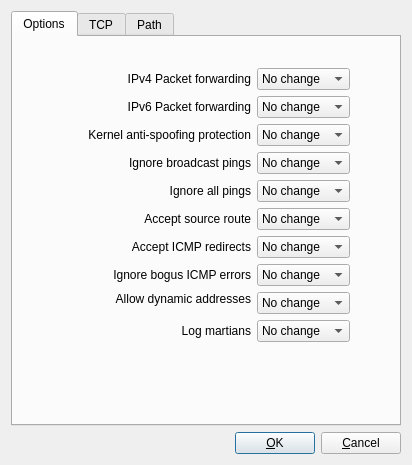
<ui version="4.0" >
 <class>linux24AdvancedDialog_q</class>
 <widget class="QDialog" name="linux24AdvancedDialog_q" >
  <property name="geometry" >
   <rect>
    <x>0</x>
    <y>0</y>
    <width>412</width>
    <height>465</height>
   </rect>
  </property>
  <property name="windowTitle" >
   <string>Linux 2.4: advanced settings</string>
  </property>
  <layout class="QGridLayout" >
   <property name="leftMargin" >
    <number>11</number>
   </property>
   <property name="topMargin" >
    <number>11</number>
   </property>
   <property name="rightMargin" >
    <number>11</number>
   </property>
   <property name="bottomMargin" >
    <number>11</number>
   </property>
   <property name="horizontalSpacing" >
    <number>6</number>
   </property>
   <property name="verticalSpacing" >
    <number>6</number>
   </property>
   <item row="1" column="0" >
    <layout class="QHBoxLayout" >
     <property name="spacing" >
      <number>6</number>
     </property>
     <property name="leftMargin" >
      <number>0</number>
     </property>
     <property name="topMargin" >
      <number>0</number>
     </property>
     <property name="rightMargin" >
      <number>0</number>
     </property>
     <property name="bottomMargin" >
      <number>0</number>
     </property>
     <item>
      <spacer>
       <property name="orientation" >
        <enum>Qt::Horizontal</enum>
       </property>
       <property name="sizeType" >
        <enum>QSizePolicy::Expanding</enum>
       </property>
       <property name="sizeHint" >
        <size>
         <width>20</width>
         <height>20</height>
        </size>
       </property>
      </spacer>
     </item>
     <item>
      <widget class="QPushButton" name="buttonOk" >
       <property name="text" >
        <string>&amp;OK</string>
       </property>
       <property name="shortcut" >
        <string/>
       </property>
       <property name="autoDefault" >
        <bool>true</bool>
       </property>
       <property name="default" >
        <bool>true</bool>
       </property>
      </widget>
     </item>
     <item>
      <widget class="QPushButton" name="buttonCancel" >
       <property name="text" >
        <string>&amp;Cancel</string>
       </property>
       <property name="shortcut" >
        <string/>
       </property>
       <property name="autoDefault" >
        <bool>true</bool>
       </property>
      </widget>
     </item>
    </layout>
   </item>
   <item row="0" column="0" >
    <widget class="QTabWidget" name="tabWidget3" >
     <property name="tabShape" >
      <enum>QTabWidget::Rounded</enum>
     </property>
     <property name="currentIndex" >
      <number>0</number>
     </property>
     <widget class="QWidget" name="tab0" >
      <attribute name="title" >
       <string>Options</string>
      </attribute>
      <layout class="QGridLayout" >
       <item row="0" column="0" colspan="2" >
        <spacer>
         <property name="orientation" >
          <enum>Qt::Vertical</enum>
         </property>
         <property name="sizeType" >
          <enum>QSizePolicy::Fixed</enum>
         </property>
         <property name="sizeHint" >
          <size>
           <width>20</width>
           <height>20</height>
          </size>
         </property>
        </spacer>
       </item>
       <item row="1" column="0" colspan="2" >
        <widget class="QLabel" name="label368" >
         <property name="text" >
          <string>IPv4 Packet forwarding</string>
         </property>
         <property name="alignment" >
          <set>Qt::AlignRight|Qt::AlignTrailing|Qt::AlignVCenter</set>
         </property>
         <property name="wordWrap" >
          <bool>false</bool>
         </property>
        </widget>
       </item>
       <item row="1" column="2" >
        <widget class="QComboBox" name="linux24_ip_forward" >
         <item>
          <property name="text" >
           <string>No change</string>
          </property>
         </item>
         <item>
          <property name="text" >
           <string>On</string>
          </property>
         </item>
         <item>
          <property name="text" >
           <string>Off</string>
          </property>
         </item>
        </widget>
       </item>
       <item rowspan="7" row="1" column="3" >
        <spacer>
         <property name="orientation" >
          <enum>Qt::Horizontal</enum>
         </property>
         <property name="sizeType" >
          <enum>QSizePolicy::Expanding</enum>
         </property>
         <property name="sizeHint" >
          <size>
           <width>40</width>
           <height>150</height>
          </size>
         </property>
        </spacer>
       </item>
       <item row="2" column="0" colspan="2" >
        <widget class="QLabel" name="label368_2" >
         <property name="text" >
          <string>IPv6 Packet forwarding</string>
         </property>
         <property name="alignment" >
          <set>Qt::AlignRight|Qt::AlignTrailing|Qt::AlignVCenter</set>
         </property>
         <property name="wordWrap" >
          <bool>false</bool>
         </property>
        </widget>
       </item>
       <item row="2" column="2" >
        <widget class="QComboBox" name="linux24_ipv6_forward" >
         <item>
          <property name="text" >
           <string>No change</string>
          </property>
         </item>
         <item>
          <property name="text" >
           <string>On</string>
          </property>
         </item>
         <item>
          <property name="text" >
           <string>Off</string>
          </property>
         </item>
        </widget>
       </item>
       <item row="3" column="0" colspan="2" >
        <widget class="QLabel" name="label369" >
         <property name="text" >
          <string>Kernel anti-spoofing protection</string>
         </property>
         <property name="alignment" >
          <set>Qt::AlignRight|Qt::AlignTrailing|Qt::AlignVCenter</set>
         </property>
         <property name="wordWrap" >
          <bool>false</bool>
         </property>
        </widget>
       </item>
       <item row="3" column="2" >
        <widget class="QComboBox" name="linux24_rp_filter" >
         <item>
          <property name="text" >
           <string>No change</string>
          </property>
         </item>
         <item>
          <property name="text" >
           <string>On</string>
          </property>
         </item>
         <item>
          <property name="text" >
           <string>Off</string>
          </property>
         </item>
        </widget>
       </item>
       <item row="4" column="0" colspan="2" >
        <widget class="QLabel" name="label370" >
         <property name="text" >
          <string>Ignore broadcast pings</string>
         </property>
         <property name="alignment" >
          <set>Qt::AlignRight|Qt::AlignTrailing|Qt::AlignVCenter</set>
         </property>
         <property name="wordWrap" >
          <bool>false</bool>
         </property>
        </widget>
       </item>
       <item row="4" column="2" >
        <widget class="QComboBox" name="linux24_icmp_echo_ignore_broadcasts" >
         <item>
          <property name="text" >
           <string>No change</string>
          </property>
         </item>
         <item>
          <property name="text" >
           <string>On</string>
          </property>
         </item>
         <item>
          <property name="text" >
           <string>Off</string>
          </property>
         </item>
        </widget>
       </item>
       <item row="5" column="0" colspan="2" >
        <widget class="QLabel" name="label386" >
         <property name="text" >
          <string>Ignore all pings</string>
         </property>
         <property name="alignment" >
          <set>Qt::AlignRight|Qt::AlignTrailing|Qt::AlignVCenter</set>
         </property>
         <property name="wordWrap" >
          <bool>false</bool>
         </property>
        </widget>
       </item>
       <item row="5" column="2" >
        <widget class="QComboBox" name="linux24_icmp_echo_ignore_all" >
         <item>
          <property name="text" >
           <string>No change</string>
          </property>
         </item>
         <item>
          <property name="text" >
           <string>On</string>
          </property>
         </item>
         <item>
          <property name="text" >
           <string>Off</string>
          </property>
         </item>
        </widget>
       </item>
       <item row="6" column="0" colspan="2" >
        <widget class="QLabel" name="label371" >
         <property name="text" >
          <string>Accept source route</string>
         </property>
         <property name="alignment" >
          <set>Qt::AlignRight|Qt::AlignTrailing|Qt::AlignVCenter</set>
         </property>
         <property name="wordWrap" >
          <bool>false</bool>
         </property>
        </widget>
       </item>
       <item row="6" column="2" >
        <widget class="QComboBox" name="linux24_accept_source_route" >
         <item>
          <property name="text" >
           <string>No change</string>
          </property>
         </item>
         <item>
          <property name="text" >
           <string>On</string>
          </property>
         </item>
         <item>
          <property name="text" >
           <string>Off</string>
          </property>
         </item>
        </widget>
       </item>
       <item row="7" column="0" colspan="2" >
        <widget class="QLabel" name="label373" >
         <property name="text" >
          <string>Accept ICMP redirects</string>
         </property>
         <property name="alignment" >
          <set>Qt::AlignRight|Qt::AlignTrailing|Qt::AlignVCenter</set>
         </property>
         <property name="wordWrap" >
          <bool>false</bool>
         </property>
        </widget>
       </item>
       <item row="7" column="2" >
        <widget class="QComboBox" name="linux24_accept_redirects" >
         <item>
          <property name="text" >
           <string>No change</string>
          </property>
         </item>
         <item>
          <property name="text" >
           <string>On</string>
          </property>
         </item>
         <item>
          <property name="text" >
           <string>Off</string>
          </property>
         </item>
        </widget>
       </item>
       <item row="8" column="0" colspan="2" >
        <widget class="QLabel" name="label374" >
         <property name="text" >
          <string>Ignore bogus ICMP errors</string>
         </property>
         <property name="alignment" >
          <set>Qt::AlignRight|Qt::AlignTrailing|Qt::AlignVCenter</set>
         </property>
         <property name="wordWrap" >
          <bool>false</bool>
         </property>
        </widget>
       </item>
       <item row="8" column="2" >
        <widget class="QComboBox" name="linux24_icmp_ignore_bogus_error_responses" >
         <item>
          <property name="text" >
           <string>No change</string>
          </property>
         </item>
         <item>
          <property name="text" >
           <string>On</string>
          </property>
         </item>
         <item>
          <property name="text" >
           <string>Off</string>
          </property>
         </item>
        </widget>
       </item>
       <item row="9" column="0" colspan="2" >
        <widget class="QLabel" name="label375" >
         <property name="text" >
          <string>Allow dynamic addresses</string>
         </property>
         <property name="alignment" >
          <set>Qt::AlignRight|Qt::AlignTrailing|Qt::AlignVCenter</set>
         </property>
         <property name="wordWrap" >
          <bool>false</bool>
         </property>
        </widget>
       </item>
       <item rowspan="2" row="9" column="2" >
        <widget class="QComboBox" name="linux24_ip_dynaddr" >
         <item>
          <property name="text" >
           <string>No change</string>
          </property>
         </item>
         <item>
          <property name="text" >
           <string>On</string>
          </property>
         </item>
         <item>
          <property name="text" >
           <string>Off</string>
          </property>
         </item>
        </widget>
       </item>
       <item rowspan="3" row="10" column="0" >
        <spacer>
         <property name="orientation" >
          <enum>Qt::Horizontal</enum>
         </property>
         <property name="sizeType" >
          <enum>QSizePolicy::Fixed</enum>
         </property>
         <property name="sizeHint" >
          <size>
           <width>151</width>
           <height>20</height>
          </size>
         </property>
        </spacer>
       </item>
       <item row="11" column="1" >
        <widget class="QLabel" name="label380" >
         <property name="text" >
          <string>Log martians</string>
         </property>
         <property name="alignment" >
          <set>Qt::AlignRight|Qt::AlignTrailing|Qt::AlignVCenter</set>
         </property>
         <property name="wordWrap" >
          <bool>false</bool>
         </property>
        </widget>
       </item>
       <item row="11" column="2" >
        <widget class="QComboBox" name="linux24_log_martians" >
         <item>
          <property name="text" >
           <string>No change</string>
          </property>
         </item>
         <item>
          <property name="text" >
           <string>On</string>
          </property>
         </item>
         <item>
          <property name="text" >
           <string>Off</string>
          </property>
         </item>
        </widget>
       </item>
       <item row="12" column="2" >
        <spacer>
         <property name="orientation" >
          <enum>Qt::Vertical</enum>
         </property>
         <property name="sizeType" >
          <enum>QSizePolicy::Expanding</enum>
         </property>
         <property name="sizeHint" >
          <size>
           <width>93</width>
           <height>21</height>
          </size>
         </property>
        </spacer>
       </item>
      </layout>
     </widget>
     <widget class="QWidget" name="tab1" >
      <attribute name="title" >
       <string>TCP</string>
      </attribute>
      <layout class="QGridLayout" >
       <property name="leftMargin" >
        <number>6</number>
       </property>
       <property name="topMargin" >
        <number>6</number>
       </property>
       <property name="rightMargin" >
        <number>6</number>
       </property>
       <property name="bottomMargin" >
        <number>6</number>
       </property>
       <property name="horizontalSpacing" >
        <number>6</number>
       </property>
       <property name="verticalSpacing" >
        <number>6</number>
       </property>
       <item row="1" column="0" colspan="4" >
        <widget class="QLabel" name="network_tab_txt2" >
         <property name="text" >
          <string>These parameters make sense for connections to or from the firewall host</string>
         </property>
         <property name="alignment" >
          <set>Qt::AlignCenter</set>
         </property>
         <property name="wordWrap" >
          <bool>true</bool>
         </property>
        </widget>
       </item>
       <item row="0" column="1" >
        <spacer>
         <property name="orientation" >
          <enum>Qt::Vertical</enum>
         </property>
         <property name="sizeType" >
          <enum>QSizePolicy::Fixed</enum>
         </property>
         <property name="sizeHint" >
          <size>
           <width>20</width>
           <height>20</height>
          </size>
         </property>
        </spacer>
       </item>
       <item row="10" column="2" >
        <spacer>
         <property name="orientation" >
          <enum>Qt::Vertical</enum>
         </property>
         <property name="sizeType" >
          <enum>QSizePolicy::Expanding</enum>
         </property>
         <property name="sizeHint" >
          <size>
           <width>20</width>
           <height>30</height>
          </size>
         </property>
        </spacer>
       </item>
       <item rowspan="3" row="2" column="3" >
        <spacer>
         <property name="orientation" >
          <enum>Qt::Horizontal</enum>
         </property>
         <property name="sizeType" >
          <enum>QSizePolicy::Expanding</enum>
         </property>
         <property name="sizeHint" >
          <size>
           <width>100</width>
           <height>50</height>
          </size>
         </property>
        </spacer>
       </item>
       <item row="10" column="0" >
        <spacer>
         <property name="orientation" >
          <enum>Qt::Horizontal</enum>
         </property>
         <property name="sizeType" >
          <enum>QSizePolicy::Fixed</enum>
         </property>
         <property name="sizeHint" >
          <size>
           <width>150</width>
           <height>20</height>
          </size>
         </property>
        </spacer>
       </item>
       <item row="2" column="1" colspan="2" >
        <widget class="QSpinBox" name="linux24_tcp_fin_timeout" >
         <property name="minimum" >
          <number>0</number>
         </property>
         <property name="maximum" >
          <number>1000</number>
         </property>
         <property name="value" >
          <number>30</number>
         </property>
        </widget>
       </item>
       <item row="3" column="1" colspan="2" >
        <widget class="QSpinBox" name="linux24_tcp_keepalive_interval" >
         <property name="minimum" >
          <number>0</number>
         </property>
         <property name="maximum" >
          <number>10000</number>
         </property>
         <property name="value" >
          <number>1800</number>
         </property>
        </widget>
       </item>
       <item row="4" column="1" colspan="2" >
        <widget class="QComboBox" name="linux24_tcp_window_scaling" >
         <item>
          <property name="text" >
           <string>No change</string>
          </property>
         </item>
         <item>
          <property name="text" >
           <string>On</string>
          </property>
         </item>
         <item>
          <property name="text" >
           <string>Off</string>
          </property>
         </item>
        </widget>
       </item>
       <item row="5" column="1" colspan="2" >
        <widget class="QComboBox" name="linux24_tcp_sack" >
         <item>
          <property name="text" >
           <string>No change</string>
          </property>
         </item>
         <item>
          <property name="text" >
           <string>On</string>
          </property>
         </item>
         <item>
          <property name="text" >
           <string>Off</string>
          </property>
         </item>
        </widget>
       </item>
       <item row="6" column="1" colspan="2" >
        <widget class="QComboBox" name="linux24_tcp_fack" >
         <item>
          <property name="text" >
           <string>No change</string>
          </property>
         </item>
         <item>
          <property name="text" >
           <string>On</string>
          </property>
         </item>
         <item>
          <property name="text" >
           <string>Off</string>
          </property>
         </item>
        </widget>
       </item>
       <item row="7" column="1" colspan="2" >
        <widget class="QComboBox" name="linux24_tcp_ecn" >
         <item>
          <property name="text" >
           <string>No change</string>
          </property>
         </item>
         <item>
          <property name="text" >
           <string>On</string>
          </property>
         </item>
         <item>
          <property name="text" >
           <string>Off</string>
          </property>
         </item>
        </widget>
       </item>
       <item row="8" column="1" colspan="2" >
        <widget class="QComboBox" name="linux24_tcp_syncookies" >
         <item>
          <property name="text" >
           <string>No change</string>
          </property>
         </item>
         <item>
          <property name="text" >
           <string>On</string>
          </property>
         </item>
         <item>
          <property name="text" >
           <string>Off</string>
          </property>
         </item>
        </widget>
       </item>
       <item row="9" column="1" colspan="2" >
        <widget class="QComboBox" name="linux24_tcp_timestamps" >
         <item>
          <property name="text" >
           <string>No change</string>
          </property>
         </item>
         <item>
          <property name="text" >
           <string>On</string>
          </property>
         </item>
         <item>
          <property name="text" >
           <string>Off</string>
          </property>
         </item>
        </widget>
       </item>
       <item row="5" column="0" >
        <widget class="QLabel" name="label379" >
         <property name="text" >
          <string>TCP sack</string>
         </property>
         <property name="alignment" >
          <set>Qt::AlignRight|Qt::AlignTrailing|Qt::AlignVCenter</set>
         </property>
         <property name="wordWrap" >
          <bool>false</bool>
         </property>
        </widget>
       </item>
       <item row="4" column="0" >
        <widget class="QLabel" name="label378" >
         <property name="text" >
          <string>TCP window scaling</string>
         </property>
         <property name="alignment" >
          <set>Qt::AlignRight|Qt::AlignTrailing|Qt::AlignVCenter</set>
         </property>
         <property name="wordWrap" >
          <bool>false</bool>
         </property>
        </widget>
       </item>
       <item row="7" column="0" >
        <widget class="QLabel" name="label383" >
         <property name="text" >
          <string>TCP ECN</string>
         </property>
         <property name="alignment" >
          <set>Qt::AlignRight|Qt::AlignTrailing|Qt::AlignVCenter</set>
         </property>
         <property name="wordWrap" >
          <bool>false</bool>
         </property>
        </widget>
       </item>
       <item row="8" column="0" >
        <widget class="QLabel" name="label372" >
         <property name="text" >
          <string>TCP SYN cookies</string>
         </property>
         <property name="alignment" >
          <set>Qt::AlignRight|Qt::AlignTrailing|Qt::AlignVCenter</set>
         </property>
         <property name="wordWrap" >
          <bool>false</bool>
         </property>
        </widget>
       </item>
       <item row="3" column="0" >
        <widget class="QLabel" name="label377" >
         <property name="text" >
          <string>TCP keepalive time (sec)</string>
         </property>
         <property name="alignment" >
          <set>Qt::AlignRight|Qt::AlignTrailing|Qt::AlignVCenter</set>
         </property>
         <property name="wordWrap" >
          <bool>false</bool>
         </property>
        </widget>
       </item>
       <item row="6" column="0" >
        <widget class="QLabel" name="label384" >
         <property name="text" >
          <string>TCP fack</string>
         </property>
         <property name="alignment" >
          <set>Qt::AlignRight|Qt::AlignTrailing|Qt::AlignVCenter</set>
         </property>
         <property name="wordWrap" >
          <bool>false</bool>
         </property>
        </widget>
       </item>
       <item row="9" column="0" >
        <widget class="QLabel" name="label385" >
         <property name="text" >
          <string>TCP timestamps</string>
         </property>
         <property name="alignment" >
          <set>Qt::AlignRight|Qt::AlignTrailing|Qt::AlignVCenter</set>
         </property>
         <property name="wordWrap" >
          <bool>false</bool>
         </property>
        </widget>
       </item>
       <item row="2" column="0" >
        <widget class="QLabel" name="label376" >
         <property name="text" >
          <string>TCP FIN timeout (sec)</string>
         </property>
         <property name="alignment" >
          <set>Qt::AlignRight|Qt::AlignTrailing|Qt::AlignVCenter</set>
         </property>
         <property name="wordWrap" >
          <bool>false</bool>
         </property>
        </widget>
       </item>
      </layout>
     </widget>
     <widget class="QWidget" name="tab2" >
      <attribute name="title" >
       <string>Path</string>
      </attribute>
      <layout class="QGridLayout" >
       <property name="leftMargin" >
        <number>6</number>
       </property>
       <property name="topMargin" >
        <number>6</number>
       </property>
       <property name="rightMargin" >
        <number>6</number>
       </property>
       <property name="bottomMargin" >
        <number>6</number>
       </property>
       <property name="horizontalSpacing" >
        <number>6</number>
       </property>
       <property name="verticalSpacing" >
        <number>6</number>
       </property>
       <item row="0" column="1" >
        <spacer>
         <property name="orientation" >
          <enum>Qt::Vertical</enum>
         </property>
         <property name="sizeType" >
          <enum>QSizePolicy::Fixed</enum>
         </property>
         <property name="sizeHint" >
          <size>
           <width>20</width>
           <height>20</height>
          </size>
         </property>
        </spacer>
       </item>
       <item row="1" column="0" colspan="4" >
        <widget class="QLabel" name="label456" >
         <property name="text" >
          <string>Specify directory path and a file name for each utility on your firewall machine. Leave these empty if you want to use default values.</string>
         </property>
         <property name="alignment" >
          <set>Qt::AlignCenter</set>
         </property>
         <property name="wordWrap" >
          <bool>true</bool>
         </property>
        </widget>
       </item>
       <item row="2" column="0" >
        <widget class="QLabel" name="label453" >
         <property name="text" >
          <string>iptables:</string>
         </property>
         <property name="alignment" >
          <set>Qt::AlignRight|Qt::AlignTrailing|Qt::AlignVCenter</set>
         </property>
         <property name="wordWrap" >
          <bool>false</bool>
         </property>
        </widget>
       </item>
       <item row="2" column="1" colspan="2" >
        <widget class="QLineEdit" name="linux24_path_iptables" />
       </item>
       <item rowspan="2" row="2" column="3" >
        <spacer>
         <property name="orientation" >
          <enum>Qt::Horizontal</enum>
         </property>
         <property name="sizeType" >
          <enum>QSizePolicy::Expanding</enum>
         </property>
         <property name="sizeHint" >
          <size>
           <width>40</width>
           <height>20</height>
          </size>
         </property>
        </spacer>
       </item>
       <item row="3" column="0" >
        <widget class="QLabel" name="label" >
         <property name="layoutDirection" >
          <enum>Qt::RightToLeft</enum>
         </property>
         <property name="text" >
          <string>:ip6tables</string>
         </property>
        </widget>
       </item>
       <item row="3" column="1" colspan="2" >
        <widget class="QLineEdit" name="linux24_path_ip6tables" />
       </item>
       <item row="4" column="0" >
        <widget class="QLabel" name="label454" >
         <property name="text" >
          <string>ip:</string>
         </property>
         <property name="alignment" >
          <set>Qt::AlignRight|Qt::AlignTrailing|Qt::AlignVCenter</set>
         </property>
         <property name="wordWrap" >
          <bool>false</bool>
         </property>
        </widget>
       </item>
       <item row="4" column="1" colspan="2" >
        <widget class="QLineEdit" name="linux24_path_ip" />
       </item>
       <item row="5" column="0" >
        <widget class="QLabel" name="label455" >
         <property name="text" >
          <string>logger:</string>
         </property>
         <property name="alignment" >
          <set>Qt::AlignRight|Qt::AlignTrailing|Qt::AlignVCenter</set>
         </property>
         <property name="wordWrap" >
          <bool>false</bool>
         </property>
        </widget>
       </item>
       <item row="5" column="1" colspan="2" >
        <widget class="QLineEdit" name="linux24_path_logger" />
       </item>
       <item row="6" column="0" >
        <widget class="QLabel" name="label458" >
         <property name="text" >
          <string>modprobe:</string>
         </property>
         <property name="alignment" >
          <set>Qt::AlignRight|Qt::AlignTrailing|Qt::AlignVCenter</set>
         </property>
         <property name="wordWrap" >
          <bool>false</bool>
         </property>
        </widget>
       </item>
       <item row="6" column="1" colspan="2" >
        <widget class="QLineEdit" name="linux24_path_modprobe" />
       </item>
       <item row="7" column="0" >
        <widget class="QLabel" name="label459" >
         <property name="text" >
          <string>lsmod</string>
         </property>
         <property name="alignment" >
          <set>Qt::AlignRight|Qt::AlignTrailing|Qt::AlignVCenter</set>
         </property>
         <property name="wordWrap" >
          <bool>false</bool>
         </property>
        </widget>
       </item>
       <item row="7" column="1" colspan="2" >
        <widget class="QLineEdit" name="linux24_path_lsmod" />
       </item>
       <item row="8" column="0" >
        <widget class="QLabel" name="label453_2" >
         <property name="text" >
          <string>iptables-restore:</string>
         </property>
         <property name="alignment" >
          <set>Qt::AlignRight|Qt::AlignTrailing|Qt::AlignVCenter</set>
         </property>
         <property name="wordWrap" >
          <bool>false</bool>
         </property>
        </widget>
       </item>
       <item row="8" column="1" colspan="2" >
        <widget class="QLineEdit" name="linux24_path_iptables_restore" />
       </item>
       <item row="9" column="0" >
        <widget class="QLabel" name="label_2" >
         <property name="layoutDirection" >
          <enum>Qt::RightToLeft</enum>
         </property>
         <property name="text" >
          <string>:ip6tables-restore</string>
         </property>
        </widget>
       </item>
       <item row="9" column="1" colspan="2" >
        <widget class="QLineEdit" name="linux24_path_ip6tables_restore" />
       </item>
       <item row="10" column="0" >
        <spacer>
         <property name="orientation" >
          <enum>Qt::Horizontal</enum>
         </property>
         <property name="sizeType" >
          <enum>QSizePolicy::Fixed</enum>
         </property>
         <property name="sizeHint" >
          <size>
           <width>150</width>
           <height>20</height>
          </size>
         </property>
        </spacer>
       </item>
       <item row="10" column="2" >
        <spacer>
         <property name="orientation" >
          <enum>Qt::Vertical</enum>
         </property>
         <property name="sizeType" >
          <enum>QSizePolicy::Expanding</enum>
         </property>
         <property name="sizeHint" >
          <size>
           <width>20</width>
           <height>60</height>
          </size>
         </property>
        </spacer>
       </item>
      </layout>
     </widget>
    </widget>
   </item>
  </layout>
 </widget>
 <layoutdefault spacing="6" margin="11" />
 <tabstops>
  <tabstop>linux24_ip_forward</tabstop>
  <tabstop>linux24_ipv6_forward</tabstop>
  <tabstop>linux24_rp_filter</tabstop>
  <tabstop>linux24_icmp_echo_ignore_broadcasts</tabstop>
  <tabstop>linux24_icmp_echo_ignore_all</tabstop>
  <tabstop>linux24_accept_source_route</tabstop>
  <tabstop>linux24_accept_redirects</tabstop>
  <tabstop>linux24_icmp_ignore_bogus_error_responses</tabstop>
  <tabstop>linux24_ip_dynaddr</tabstop>
  <tabstop>linux24_log_martians</tabstop>
  <tabstop>buttonOk</tabstop>
  <tabstop>buttonCancel</tabstop>
  <tabstop>linux24_tcp_fin_timeout</tabstop>
  <tabstop>linux24_tcp_keepalive_interval</tabstop>
  <tabstop>linux24_tcp_window_scaling</tabstop>
  <tabstop>linux24_tcp_sack</tabstop>
  <tabstop>linux24_tcp_fack</tabstop>
  <tabstop>linux24_tcp_ecn</tabstop>
  <tabstop>linux24_tcp_syncookies</tabstop>
  <tabstop>linux24_tcp_timestamps</tabstop>
  <tabstop>linux24_path_iptables</tabstop>
  <tabstop>linux24_path_ip6tables</tabstop>
  <tabstop>linux24_path_ip</tabstop>
  <tabstop>linux24_path_logger</tabstop>
  <tabstop>linux24_path_modprobe</tabstop>
  <tabstop>linux24_path_lsmod</tabstop>
  <tabstop>linux24_path_iptables_restore</tabstop>
  <tabstop>linux24_path_ip6tables_restore</tabstop>
  <tabstop>tabWidget3</tabstop>
 </tabstops>
 <resources/>
 <connections>
  <connection>
   <sender>buttonOk</sender>
   <signal>clicked()</signal>
   <receiver>linux24AdvancedDialog_q</receiver>
   <slot>accept()</slot>
   <hints>
    <hint type="sourcelabel" >
     <x>20</x>
     <y>20</y>
    </hint>
    <hint type="destinationlabel" >
     <x>20</x>
     <y>20</y>
    </hint>
   </hints>
  </connection>
  <connection>
   <sender>buttonCancel</sender>
   <signal>clicked()</signal>
   <receiver>linux24AdvancedDialog_q</receiver>
   <slot>reject()</slot>
   <hints>
    <hint type="sourcelabel" >
     <x>20</x>
     <y>20</y>
    </hint>
    <hint type="destinationlabel" >
     <x>20</x>
     <y>20</y>
    </hint>
   </hints>
  </connection>
 </connections>
</ui>
